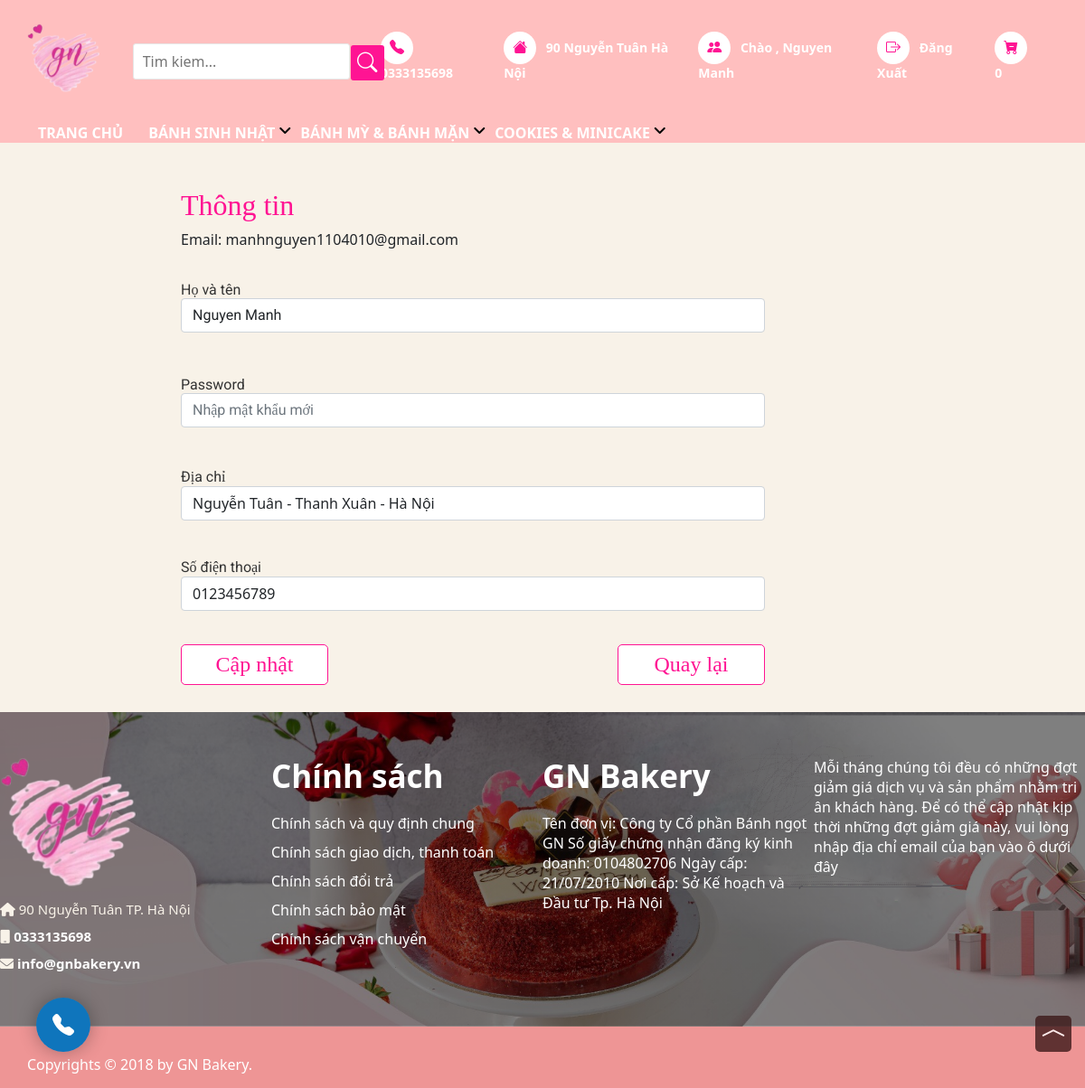
The page /update.php (signed in) on the database its author committed.
### tables this page shows
CREATE TABLE `categories` (
  `id` int(11) NOT NULL,
  `name` varchar(50) NOT NULL
);

CREATE TABLE `customers` (
  `id` int(11) NOT NULL,
  `name` varchar(50) NOT NULL,
  `email` varchar(255) NOT NULL,
  `password` varchar(255) NOT NULL,
  `address` varchar(255) DEFAULT NULL,
  `phone` varchar(15) DEFAULT NULL
);

### cart_function.php (called while the page is built, shortened)
<?php
function total_item($cart){
    $total = 0;
    return $total;
}
?>

### update.php (the view, shortened to what this page needs)
<?php
  $id = $_SESSION['id'];
  require './database/connect.php';
  $sql = "SELECT * FROM customers WHERE (id = '$id')" ;
  $result = mysqli_query($connect,$sql);
  $row = mysqli_fetch_assoc($result);
?>
<!DOCTYPE html>
<html lang="en">
<head>
    <link rel="stylesheet" href="css/update.css">
    <link rel="stylesheet" href="css/style.css">
    <link rel="stylesheet" href="https://cdn.jsdelivr.net/npm/bootstrap-icons@1.8.1/font/bootstrap-icons.css">
<link href="https://cdn.jsdelivr.net/npm/bootstrap@5.1.3/dist/css/bootstrap.min.css" rel="stylesheet">
<link rel="stylesheet"  href="https://cdnjs.cloudflare.com/ajax/libs/font-awesome/6.0.0/css/all.min.css">
<link
	rel="stylesheet"
	type="text/css"
	href="https://cdn.jsdelivr.net/npm/slick-carousel@1.8.1/slick/slick.css"
  />
</head>
<body>
<?php require './header.php'; ?>
    <form action="process-update.php" method = "post">
        <div class="page_container">
                <div class="main_content">
                            <h2>Thông tin</h2>
                            Email:<span name = "email"> <?php echo $row['email'] ?></span>
                            <div class="form_name">
                                <label for="">Họ và tên</label>
                                <input type="text" name = "name" class="form-control" placeholder = "Nhập họ tên" value ="<?php echo $row['name']?>" required>
                              </div>
                            <div class="form_name">
                                <label for="">Password</label>
                                <input type="password" name = "password" class="form-control" placeholder="Nhập mật khẩu mới">
                              </div>
                            <div class="form_address">
                                <label for="">Địa chỉ</label>
                                <input type="" name = "address" class="form-control" placeholder="Thêm địa chỉ" value = "<?php
                                                                                                                if($row['address']==NULL){
                                                                                                                    echo "";
                                                                                                                }else{
                                                                                                                    echo $row['address'];
                                                                                                                }
                                                                                                            ?>">
                              </div>
                            <div class="form_phone">
                                  <label for="">Số điện thoại</label>
                                <input type="" name = "phone" class="form-control" placeholder="Thêm số điện thoại" value = "<?php
                                                                                                                if($row['phone']==NULL){
                                                                                                                    echo "";
                                                                                                                }else{
                                                                                                                    echo $row['phone'];
                                                                                                                }
                                                                                                            ?>">
                              </div>
                            <div class="btnup">
                                <button class="btnUpdate" name="btnUpdate" type="submit">Cập nhật</button>
                                <a href=""><button  class="btnUpdatet">Quay lại</button></a>
                            </div>
                </div>
        </div>
    </form>
    <footer>
    <div class="footer-top">
      <div class="wrapper">
        <div class="inner">
          <div class="grid-item">
            <div class="contact-item ">
              <div class="ft-contact">
                <div class="ft-contact-logo ">
                  <a href="/"><img style="width: 50%;height:50%;" src="img/logo.png"
                      alt="GN BAKERY - Bánh ngọt Pháp"></a>
                </div>
                <div class="ft-contact-address">
                  <i class="fa fa-home" aria-hidden="true"></i> 90 Nguyễn Tuân TP. Hà Nội
                </div>
                <div class="ft-contact-tel">
                  <i class="fa fa-mobile" aria-hidden="true"></i> <a style=" text-decoration: none; color: white; font-weight: bolder;"
                    href="tel:0333135698">0333135698</a>
                </div>
                <div class="ft-contact-email">
                  <i class="fa fa-envelope" aria-hidden="true"></i> <a style="text-decoration: none; color: white;font-weight: bolder;"
                    href="mailto:info@gnbakery.vn">info@gnbakery.vn</a>
                </div>
              </div>
            </div>
            <div class="menu ">
              <div class="ft-menu">
                <h4>Chính sách</h4>
                <ul class="list">
                  <li><a style="text-decoration: none;" href="">Chính sách và quy định chung</a></li>
                  <li><a style="text-decoration: none;" href="">Chính sách giao dịch, thanh toán</a></li>
                  <li><a style="text-decoration: none;" href="">Chính sách đổi trả</a></li>
                  <li><a style="text-decoration: none;" href="">Chính sách bảo mật</a></li>
                  <li><a style="text-decoration: none;" href="">Chính sách vận chuyển</a></li>
                </ul>
              </div>
            </div>
            <div class="subscribe ">
              <div class="ft-subscribe-wrapper">
                <h4>GN Bakery</h4>
                <div class="ft-subscribe">
                  <p>Tên đơn vị: Công ty Cổ phần Bánh ngọt GN
                    Số giấy chứng nhận đăng ký kinh doanh: 0104802706
                    Ngày cấp: 21/07/2010
                    Nơi cấp: Sở Kế hoạch và Đầu tư Tp. Hà Nội
                  </p>
                </div>
              </div>
            </div>
            <div class="connect">
              <p>Mỗi tháng chúng tôi đều có những đợt giảm giá dịch vụ và sản phẩm nhằm tri ân khách hàng. Để có thể cập
                nhật kịp thời những đợt giảm giá này, vui lòng nhập địa chỉ email của bạn vào ô dưới đây
            </div>
          </div>
        </div>
      </div>
    </div>
    <div class="footer-bottom">
      <div class="wrapper">
        <div class="inner">
          <div class="grid">
            <div class="grid__item ">
              <div class="ft-copyright">
                Copyrights © 2018 by <a style="text-decoration:none;" target="_blank" href="">GN Bakery</a>.
              </div>
            </div>
          </div>
        </div>
      </div></div>
    </footer>
    <div id="hotline">
      <a href="tel:0333135698" id="yBtn">
        <i class="bi bi-telephone-fill"></i>
      </a>
    </div>
    <div id="backtop">
      <i class="bi bi-chevron-compact-up"></i>
    </div>
</body>
</html>

### header.php (shortened to what this page needs)
<?php
require 'cart_function.php';
require './database/connect.php';
    $sql = "select * from categories";
    $categories = mysqli_query($connect, $sql);
$cart = (isset($_SESSION['cart']))? $_SESSION['cart'] : [];
?>
  <header class="medium-header">
    <div class="site-header">
      <div class="header-left">
        <div class="logo">
          <h1>
            <a href="#">
              <img src="img/logo.png">
            </a>
          </h1>
        </div>
        <div class="search">
          <form action="/search" method="get" class="input-search" role="search">
            <input id="search" type="search" name="q" value placeholder="Tim kiem..." class="input-field" aria-label="Tim kiem ..." autocomplete="off">
            <span class="input-group-btn">
              <button type="submit" class="btn icon-fallback-text">
                <i class="bi bi-search" aria-hidden="true"></i>
              </button>
            </span>
          </form>
        </div>
      </div>
      <div class="header-right">
        <ul class="list-item">
          <a class="item" href="tel:0333135698">
            <i class="bi bi-telephone-fill" aria-hidden="true"></i>
            <span>0333135698</span>
          </a>
          <a class="item" href="#">
            <i class="bi bi-house-fill" aria-hidden="true"></i>
            <span>
              90 Nguyễn Tuân Hà Nội
            </span>
          </a>
          <?php if(empty($_SESSION['id'])) { ?>
            <a class="item" href="./signin.php">
              <i class="bi bi-people-fill" aria-hidden="true"></i>
              Tài khoản
            </a>
          <?php } else { ?>
              <a class="item" href="user.php">
              <i class="bi bi-people-fill" aria-hidden="true"></i>
              Chào , <?= $_SESSION['name'] ?>
            </a>
            <a class="item" href="signout.php">
              <i class="bi bi-box-arrow-right" aria-hidden="true"></i>
              Đăng Xuất
            </a>
          <?php } ?>
          <a class="item" href="cart.php">
            <div class="cart-total-price">
              <i class="bi bi-cart-dash-fill" aria-hidden="true"></i>
              <?php if(empty($_SESSION['id'])) { ?><span id="CartCount">
              0</span>
              <?php } else { ?>
                <span id="CartCount"><?php echo total_item($cart) ?></span>
                <?php } ?>
            </div>
          </a>
      </div>
    </div>
    <nav class="container">
      <ul id="main-menu">
        <li><a href="./index.php">TRANG CHỦ</a></li>
        <?php foreach($categories as $category) { ?>
            <li>
                <a href="#"><?= $category['name'] ?></a>
            </li>
          <?php } ?>
      </ul>
    </nav>
  </header>

### css/update.css (style rules this page uses)
body { line-height: normal !important; font-size: 14px; font-family: sans-serif; color: black; background-color: #f8f2e8; }
* { box-sizing: border-box; }
.page_container { background-color: #F8F2E8; padding-bottom: 30px; }
.main_content { height: 100%; width: 800px; margin: 0 auto; }
h2 { padding-top: 50px; font-family: Playfair Display; color: #FF1493; }
.form_name { height: 70px; width: 646px; margin-top: 35px; color: #333333; font-family: Roboto; }
.form_address { height: 70px; width: 646px; margin-top: 30px; }
label { font-family: Roboto; color: #333333; }
.form_phone { height: 70px; width: 646px; margin-top: 30px; }
.btnUpdate { background-color: white; height: 45px; width: 163px; left: 563px; top: 412px; border-radius: 5px; border: 1px solid #FF1493; font-family: Playfair Display; font-size: 24px; font-weight: 400; color: #FF1493; margin-top: 27px; }
.btnUpdatet { background-color: white; height: 45px; width: 163px; left: 563px; top: 412px; border-radius: 5px; border: 1px solid #FF1493; font-family: Playfair Display; font-size: 24px; font-weight: 400; color: #FF1493; margin-top: 27px; margin-left: 320px; }
.btnup { display: flex; }
.ft-copyright { margin-left: 30px; }
.header-right .list-item .item { text-decoration: none; }
.input-group-btn .btn { padding: 0; }

### rows shown on the page
categories: name "BÁNH SINH NHẬT"
categories: name "BÁNH MỲ & BÁNH MẶN"
categories: name "COOKIES & MINICAKE"
customers: email "manhnguyen1104010@gmail.com", name "Nguyen Manh", address "Nguyễn Tuân - Thanh Xuân - Hà Nội", phone "0123456789"

### other values the page prints
$_SESSION['name'] "Nguyen Manh"
total_item($cart) "0"
